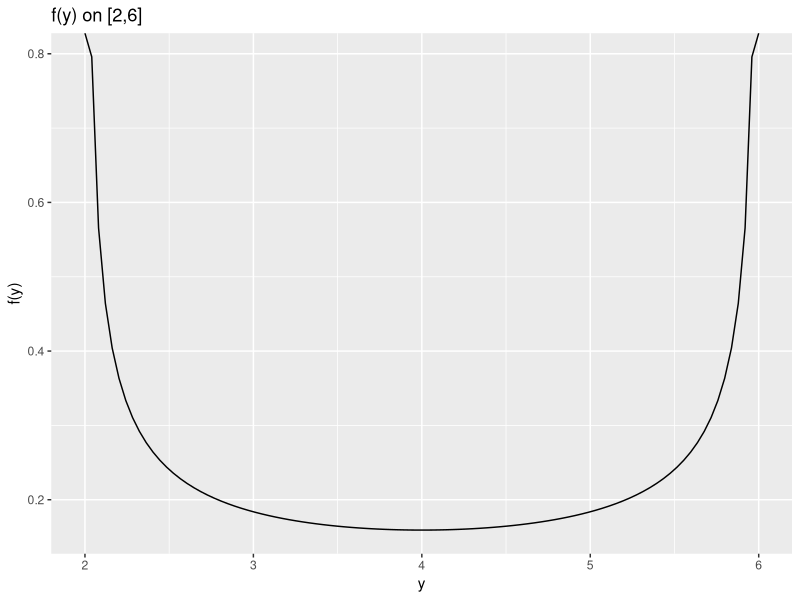
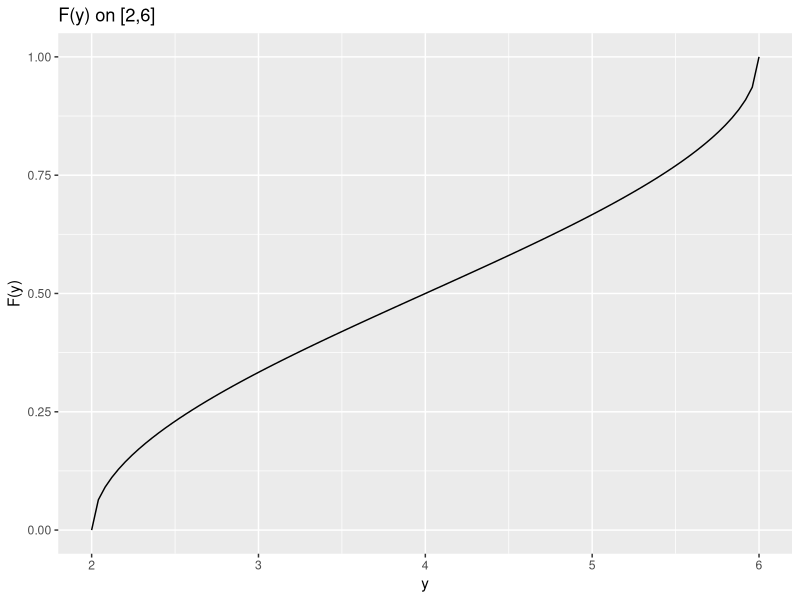
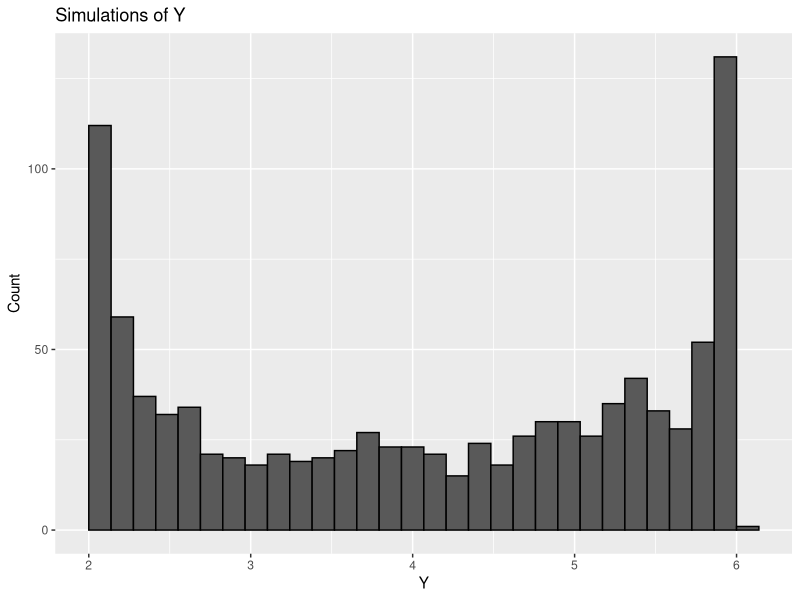
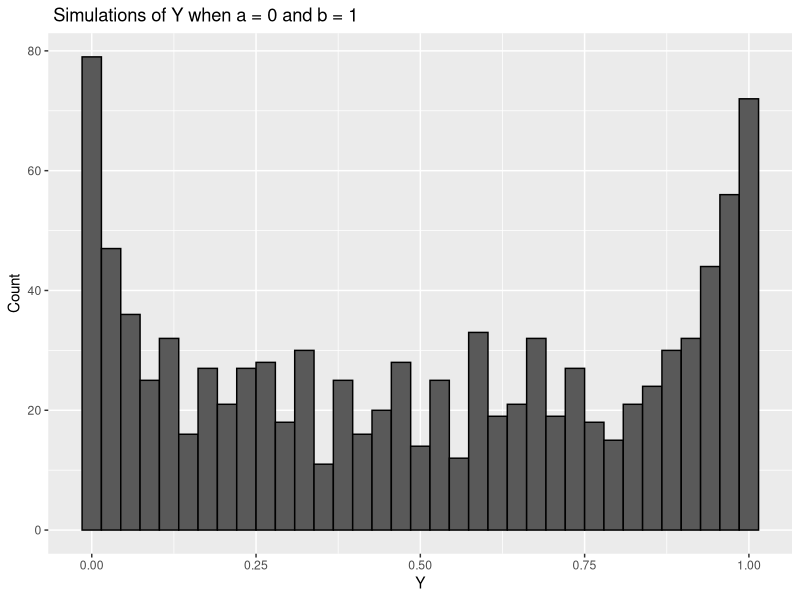

These charts were generated, in order, by the following R code:
## ---- chunk 1
knitr::opts_chunk$set(echo = TRUE)
## ---- chunk 2
library(ggplot2)
yvals <- seq(2, 6, l = 100)
fy <- function(y) {
  pdfy <- 1/(pi*sqrt((y-2)*(6-y)))
  return(pdfy)
}
yvals <- seq(2, 6, l = 100)
pfy <- fy(yvals)
mydata <- data.frame(yvals, pfy)
ggplot(aes(x = yvals,y = pfy), data = mydata) + geom_line(color = "black") + xlab('y') + ylab('f(y)') + ggtitle('f(y) on [2,6]')
## ---- chunk 3
Fy <- function(y, a, b) {
  if (y <= a){
    return(0)}
  if (y >= b){
    return(1)}
  if (y < b & y > a) {
    cdff <- (2/pi)*asin(sqrt((y-a)/(b-a)))
    return(cdff)}
}
yvals <- seq(2, 6, l = 100)
plot.cdff <- sapply(yvals, Fy, a = 2, b = 6)
my.data <- data.frame(yvals, plot.cdff)
ggplot(aes(x = yvals,y = plot.cdff), data = my.data) + geom_line(color = "black") + xlab('y') + ylab('F(y)') + ggtitle('F(y) on [2,6]')
## ---- chunk 4
Fy.root <- function(y) {
  tosolve <- (2/pi)*asin(sqrt((y-2)/(6-2))) - 0.5
  return(tosolve)
}
uniroot(Fy.root, interval = c(2, 6))
## ---- chunk 5
u <- runif(1000, min = 0, max = 1)
y.inv <- function(y) {
  inv <- 4*(sin((pi/2)*y)^2) + 2
  return(inv)
}
many.y.inv <- sapply(u, y.inv)
df <- data.frame(u, many.y.inv)
ggplot(aes(x = many.y.inv), data = df) + geom_histogram(color = "black", bins = 30) + xlab('Y') + ylab('Count') + ggtitle('Simulations of Y')
## ---- chunk 6
p.y5 <- sum(many.y.inv <= 5)/1000
p.y3 <- sum(many.y.inv <= 3)/1000
p.5.3 <- p.y5 - p.y3
p.5.3
## ---- chunk 7
samp <- rbeta(1000, 0.5, 0.5)
df.b <- data.frame(c(1:1000), samp)
ggplot(aes(x = samp), data = df.b) + geom_histogram(color = "black", bins = 35) + xlab('Y') + ylab('Count') + ggtitle(' Simulations of Y when a = 0 and b = 1')
